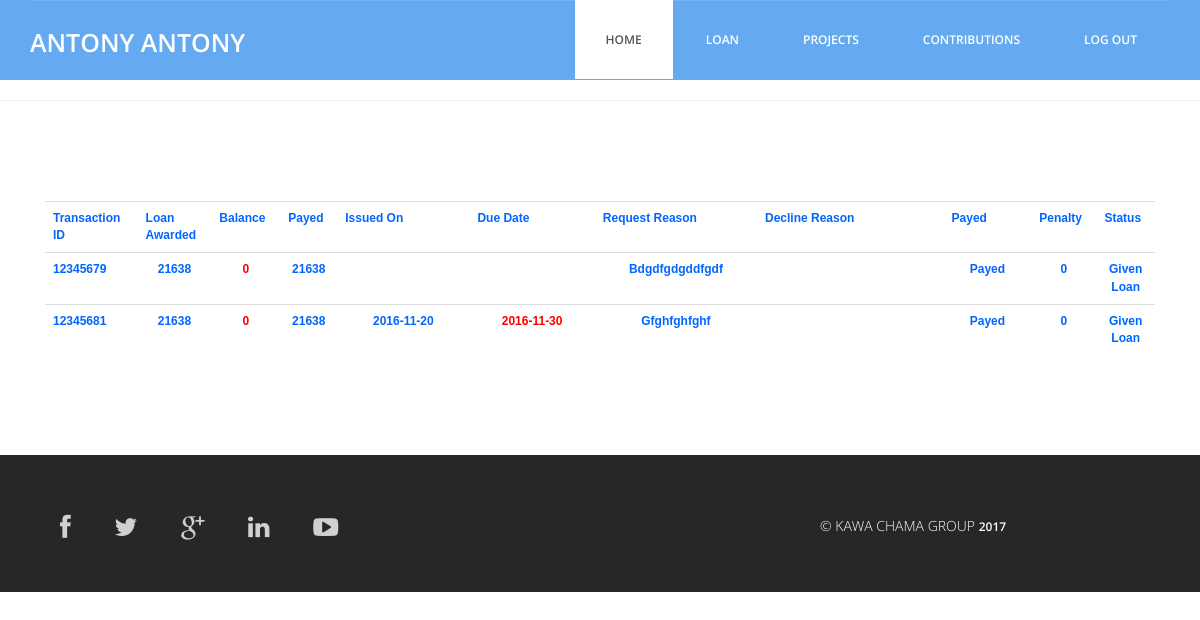
Page /member/loan_status.php (signed in) on the committed database.
### tables this page shows
CREATE TABLE IF NOT EXISTS `member_reg` (
`id` int(11) NOT NULL,
  `f_name` varchar(60) NOT NULL,
  `l_name` varchar(60) NOT NULL,
  `id_no` int(11) NOT NULL,
  `email` varchar(60) NOT NULL,
  `gender` tinytext NOT NULL,
  `username` varchar(60) NOT NULL,
  `password` varchar(60) NOT NULL,
  `reg_date` timestamp NOT NULL DEFAULT CURRENT_TIMESTAMP,
  `photo` varchar(60) NOT NULL,
  `tel` int(11) NOT NULL,
  `access` int(11) NOT NULL DEFAULT '1',
  `category` varchar(60) NOT NULL DEFAULT 'new',
  `reg_fee` int(11) NOT NULL,
  `next_date` date NOT NULL
);

CREATE TABLE IF NOT EXISTS `loan_request` (
`id` int(11) NOT NULL,
  `names` varchar(60) NOT NULL,
  `id_no` int(11) NOT NULL,
  `borrow_date` date DEFAULT NULL,
  `request_date` timestamp NOT NULL DEFAULT CURRENT_TIMESTAMP,
  `due_date` date DEFAULT NULL,
  `request_amound` int(11) NOT NULL,
  `add_more` int(11) DEFAULT NULL,
  `approved` int(11) NOT NULL DEFAULT '0',
  `to_pay` int(11) NOT NULL,
  `payed` int(11) NOT NULL DEFAULT '0',
  `req_reason` varchar(60) NOT NULL,
  `decline_reason` varchar(60) DEFAULT NULL,
  `me` int(11) NOT NULL,
  `penalty` int(11) NOT NULL,
  `setted` int(11) NOT NULL DEFAULT '0',
  `award` int(11) NOT NULL,
  `t_id` int(11) NOT NULL
);

### member/loan_status.php (the view, shortened to what this page needs)
<?php require_once('../Connections/conn.php'); ?>
<?php
if (!function_exists("GetSQLValueString")) {
function GetSQLValueString($theValue, $theType, $theDefinedValue = "", $theNotDefinedValue = "")
{
  $theValue = function_exists("mysql_real_escape_string") ? mysql_real_escape_string($theValue) : mysql_escape_string($theValue);
  switch ($theType) {
    case "text":
      $theValue = ($theValue != "") ? "'" . $theValue . "'" : "NULL";
      break;
    case "long":
    case "int":
      $theValue = ($theValue != "") ? intval($theValue) : "NULL";
      break;
  }
  return $theValue;
}
}
$colname_profile = "-1";
if (isset($_SESSION['member'])) {
  $colname_profile = $_SESSION['member'];
}
$query_profile = sprintf("SELECT * FROM member_reg WHERE username = %s", GetSQLValueString($colname_profile, "text"));
$profile = mysql_query($query_profile, $conn) or die(mysql_error());
$row_profile = mysql_fetch_assoc($profile);
$colname_loan =$row_profile['id_no'];
$query_loan = sprintf("SELECT * FROM loan_request WHERE id_no = %s ORDER BY id ASC", GetSQLValueString($colname_loan, "int"));
$loan = mysql_query($query_loan, $conn) or die(mysql_error());
$row_loan = mysql_fetch_assoc($loan);
$totalRows_loan = mysql_num_rows($loan);
?>
<!DOCTYPE html>
<html lang="en">
  <head>
    <link href="../css/bootstrap.min.css" rel="stylesheet">
	<link rel="stylesheet" href="../css/font-awesome.min.css">
	<link rel="stylesheet" href="../css/animate.css">
	<link href="../css/animate.min.css" rel="stylesheet">
	<link href="../css/style.css" rel="stylesheet" />
  </head>
  <body>
	<header id="header">
        <?php include('../header/mem_head.php');?>
    </header>
	<hr>
	<div class="services">
		<div class="container">
			<div class="col-lg-12">
					<form action="" method="post" name="loan" id="loan">
							<table width="980" border="0" align="center" id="newMember" class="table table-responsive">
									<tr>
                      <th width="59" scope="col">Transaction ID</th>
											<th width="59" scope="col">Loan Awarded</th>
											<th width="15" scope="col">Balance</th>
											<th width="18" scope="col">Payed</th>
											<th width="119" scope="col">issued on</th>
											<th width="113" scope="col">Due date</th>
											<th width="146" scope="col">request Reason</th>
											<th width="168" scope="col">Decline Reason</th>
											<th width="79" scope="col">payed</th>
											<th width="46" scope="col">Penalty</th>
											<th width="18" scope="col">Status</th>
									</tr>
											<?php if ($totalRows_loan > 0) {  ?>
													<?php do { ?>
													<tr>
                            <th><?php echo $row_loan['t_id'];?></th>
															<td><?php echo $row_loan['to_pay']+$row_loan['payed']; ?></td>														<td style="color:#F00"><?php echo $row_loan['to_pay']?></td>
															<td><?php echo $row_loan['payed'];?></td>
															<td><?php echo $row_loan['borrow_date']; ?></td>
															<td style="color:#F00"><?php echo $row_loan['due_date']; ?></td>
															<td><?php
                              echo $row_loan['req_reason']; ?></td>
															<td style="color:#F00"><?php
															 if($row_loan['approved']==2){echo $row_loan['decline_reason'];}?></td>
															<td><?php if($row_loan['payed']==0){echo "Not payed";}else{echo "Payed";}; ?></td>
															<td><?php echo $row_loan['penalty']; ?></td>
															<td><?php
															 if($row_loan['approved']==2){echo "No Loan given";}else{echo "Given Loan";}?></td>
													</tr>
															<?php } while ($row_loan = mysql_fetch_assoc($loan)); ?>
													<?php }  ?>
							</table>
					</form>
			</div>
		</div>
	</div>
	<div class="sub-footer">
		<?php include('../footer/sub_footer.php');?>
	</div>
  </body>
</html>

### header/mem_head.php (shortened to what this page needs)
<?php require_once('../Connections/conn.php'); ?>
<?php
$logoutAction = $_SERVER['PHP_SELF']."?doLogout=true";
?>
<?php
$colname_profile = "-1";
if (isset($_SESSION['member'])) {
  $colname_profile = $_SESSION['member'];
}
$query_profile = sprintf("SELECT * FROM member_reg WHERE username = %s", GetSQLValueString($colname_profile, "text"));
$profile = mysql_query($query_profile, $conn) or die(mysql_error());
$row_profile = mysql_fetch_assoc($profile);
?>
<nav class="navbar navbar-default navbar-static-top" role="banner">
            <div class="container">
                <div class="navbar-header">
                   <div class="navbar-brand">
						<a href="#"><h1><?php echo $row_profile['f_name']."  ".$row_profile['l_name']; ?></h1></a>
					</div>
                </div>
                <div class="navbar-collapse collapse">
					<div class="menu">
						<ul class="nav nav-tabs" role="tablist">
							<li role="presentation"><a href="../member/member_prof.php" class="active">Home</a></li>
							<li role="presentation"><a href="../member/loan_status.php">Loan</a></li>
							<li role="presentation"><a href="../member/projects.php">Projects</a></li>
							<li role="presentation"><a href="../member/mem_cont.php">Contributions</a></li>
							<li role="presentation"><a href="<?php echo $logoutAction ?>">Log Out</a></li>
						</ul>
					</div>
				</div>
            </div>
        </nav>

### css/style.css (style rules this page uses)
body { font-family:'Open Sans', Arial, sans-serif; font-size:14px; font-weight:300; line-height:1.6em; color:#fff; background-color:#fff; overflow-x:hidden; }
a { text-decoration:none; transition: all 0.1s ease-in-out; -moz-transition: all 0.1s ease-in-out; -webkit-transition: all 0.1s ease-in-out; -o-transition: all 0.1s ease-in-out; outline: none; color:#272727; }
.navbar-brand { float: left; height: 50px; padding: 15px 15px; font-size: 18px; line-height: 20px; }
.navbar-brand h1 { margin-top:9px; padding-top:5px; float: left; font-size: 25px; color:#fff; text-transform:uppercase; font-weight:600; }
.menu { font-size:12px; float:right; text-transform:uppercase; font-weight:600; }
.navbar-collapse { padding-right: 15px; padding-left: 15px; overflow-x: visible; -webkit-overflow-scrolling: touch; border-top: 0px solid transparent; -webkit-box-shadow: inset 0 1px 0 rgba(255, 255, 255, .1); box-shadow: inset 0 1px 0 rgba(255, 255, 255, .1); }
.menu ul.nav-tabs li { color:#fff; }
.nav-tabs { border-bottom: 0; }
.nav-tabs > li { float: left; margin-bottom: 0; }
.nav-tabs > li > a { border-radius:0; color:#fff; padding:30px; }
.nav-tabs > li a.active { color: #555; cursor: default; background-color: #fff; border: 1px solid #fff; border-bottom-color:#fff; }
.navbar-default { background-color: #65AAF0; border-color:#65AAF0; }
.services { padding:80px 0 80px 0; }
.sub-footer { background:#272727; padding:30px; }
#newMember { color: #06F; text-align:center; font-family:Tahoma, Geneva, sans-serif; font-size:12px; text-transform:capitalize; }

### rows in the picture
member_reg: f_name "ANTONY", l_name "ANTONY"
loan_request: t "12345679", $row_loan['to_pay']+$row_loan['payed'] "21638", to_pay "0", payed "21638", req_reason "Bdgdfgdgddfgdf", shows "Payed", penalty "0", approved "Given Loan"
loan_request: t "12345681", $row_loan['to_pay']+$row_loan['payed'] "21638", to_pay "0", payed "21638", borrow_date "2016-11-20", due_date "2016-11-30", req_reason "Gfghfghfghf", shows "Payed", penalty "0", approved "Given Loan"
